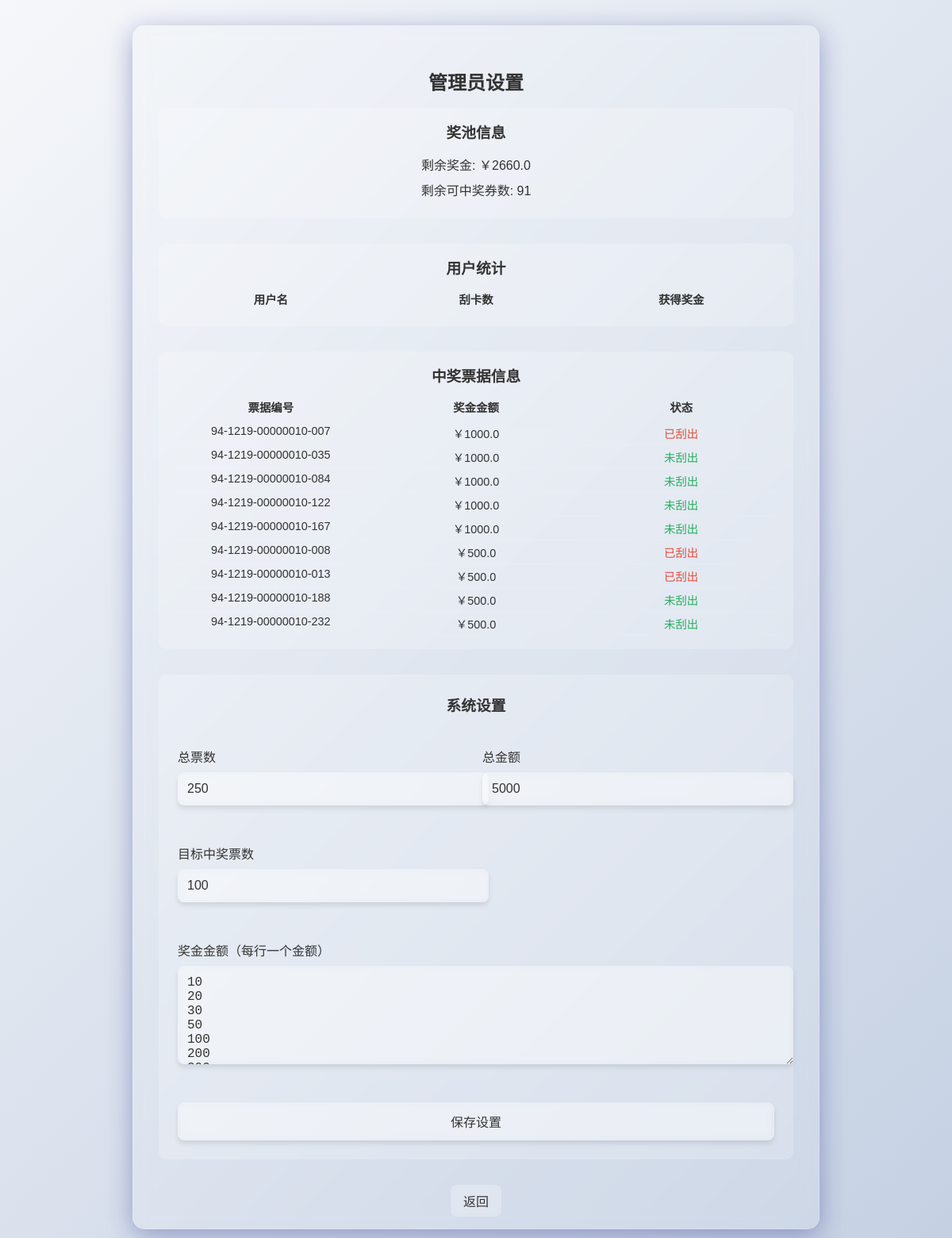
The app's page /admin/settings (signed in), older data.
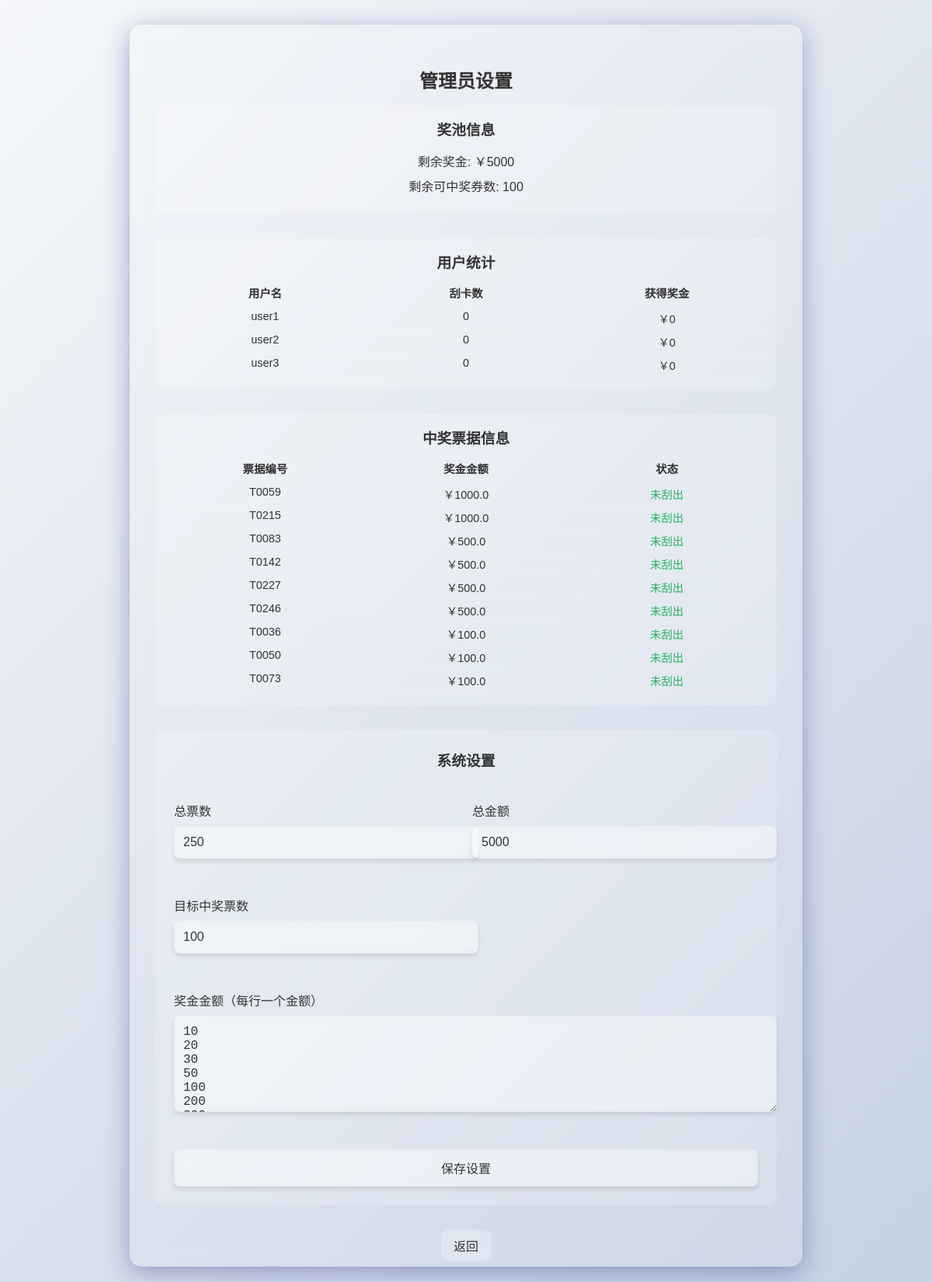
The same page, newer data.
### tables this page shows
CREATE TABLE tickets (
                id INTEGER PRIMARY KEY,
                ticket_number TEXT,
                amount REAL,
                is_selected INTEGER DEFAULT 0
            );

CREATE TABLE users (
                id INTEGER PRIMARY KEY,
                username TEXT UNIQUE,
                password TEXT,
                spent_amount REAL DEFAULT 0
            );

### app.py (the view, shortened to what this page needs)
@app.route('/admin/settings', methods=['GET', 'POST'])
def admin_settings():
    if 'admin' not in session:
        return redirect(url_for('admin'))
    try:
        with open('setting.json', 'r', encoding='utf-8') as f:
            settings = json.load(f)
    except FileNotFoundError:
        settings = {
            'total_tickets': 100,
            'total_amount': 10000,
            'target_winning_tickets': 50,
            'prize_amounts': [10, 20, 30, 50, 100, 200, 500, 1000]
        }
    user_stats = []
    remaining_prize_pool = 0
    remaining_winning_tickets = 0
    winning_tickets = []
    try:
        conn = sqlite3.connect('xx.sqlite')
        cursor = conn.cursor()
        cursor.execute('SELECT username FROM users')
        users = cursor.fetchall()
        cursor.execute('SELECT COUNT(*), COALESCE(SUM(amount), 0) FROM tickets WHERE is_selected = 1')
        total_scratched, total_winnings = cursor.fetchone()
        user_stats = []
        for user in users:
            user_stats.append((user[0], total_scratched or 0, total_winnings or 0))
        cursor.execute('SELECT COALESCE(SUM(amount), 0) FROM tickets WHERE is_selected = 1 AND amount > 0')
        won_amount = cursor.fetchone()[0] or 0
        remaining_prize_pool = settings['total_amount'] - won_amount
        cursor.execute('SELECT COUNT(*) FROM tickets WHERE is_selected = 1 AND amount > 0')
        won_tickets = cursor.fetchone()[0] or 0
        remaining_winning_tickets = settings['target_winning_tickets'] - won_tickets
        cursor.execute('SELECT ticket_number, amount, is_selected FROM tickets WHERE amount > 0 ORDER BY amount DESC, ticket_number')
        winning_tickets = cursor.fetchall()
        conn.close()
    except sqlite3.Error as e:
        print(f"查询统计信息错误: {e}")
    return render_template('admin_settings.html',
                         settings=settings,
                         user_stats=user_stats,
                         remaining_prize_pool=remaining_prize_pool,
                         remaining_winning_tickets=remaining_winning_tickets,
                         winning_tickets=winning_tickets)

### templates/admin_settings.html (shortened to what the changed rows need)
<!DOCTYPE html>
<html lang="zh-CN">
<head>
    <link rel="stylesheet" href="{{ url_for('static', filename='css/style.css') }}">
</head>
<body>
    <div class="glass-container">
        <h2>管理员设置</h2>
        <div style="margin-bottom: 2rem; padding: 1rem; background: rgba(255, 255, 255, 0.2); border-radius: 10px;">
            <h3 style="margin: 0 0 1rem 0; color: #333;">奖池信息</h3>
            <p style="margin: 0.5rem 0; color: #333;">剩余奖金: ￥{{ remaining_prize_pool }}</p>
            <p style="margin: 0.5rem 0; color: #333;">剩余可中奖券数: {{ remaining_winning_tickets }}</p>
        </div>
        <div style="margin-bottom: 2rem; padding: 1rem; background: rgba(255, 255, 255, 0.2); border-radius: 10px;">
            <div style="max-height: 200px; overflow-y: auto;">
                {% for user_stat in user_stats %}
                <div style="display: grid; grid-template-columns: 1fr 1fr 1fr; gap: 0.5rem; font-size: 0.9rem; padding: 0.25rem 0; border-bottom: 1px solid rgba(255, 255, 255, 0.1);">
                    <div style="color: #333;">{{ user_stat[0] }}</div>
                    <div style="color: #333;">{{ user_stat[1] }}</div>
                    <div style="color: #333;">￥{{ user_stat[2] }}</div>
                </div>
                {% endfor %}
            </div>
        </div>
        <div style="margin-bottom: 2rem; padding: 1rem; background: rgba(255, 255, 255, 0.2); border-radius: 10px;">
            <div style="max-height: 300px; overflow-y: auto;">
                {% for ticket in winning_tickets %}
                <div style="display: grid; grid-template-columns: 1fr 1fr 1fr; gap: 0.5rem; font-size: 0.9rem; padding: 0.25rem 0; border-bottom: 1px solid rgba(255, 255, 255, 0.1);">
                    <div style="color: #333;">{{ ticket[0] }}</div>
                    <div style="color: #333;">￥{{ ticket[1] }}</div>
                    <div style="color: {% if ticket[2] == 1 %} #e74c3c {% else %} #27ae60 {% endif %}">{{ '已刮出' if ticket[2] == 1 else '未刮出' }}</div>
                </div>
                {% endfor %}
            </div>
        </div>
    </div>
</body>
</html>

Row changes from the older to the newer data that the page shows:
no longer on this page (row edited): tickets: ticket_number "94-1219-00000010-007", amount "1000.0", is_selected "已刮出"
no longer on this page (row edited): tickets: ticket_number "94-1219-00000010-035", amount "1000.0", is_selected "未刮出"
no longer on this page (row edited): tickets: ticket_number "94-1219-00000010-084", amount "1000.0", is_selected "未刮出"
no longer on this page (row edited): tickets: ticket_number "94-1219-00000010-122", amount "1000.0", is_selected "未刮出"
no longer on this page (row edited): tickets: ticket_number "94-1219-00000010-167", amount "1000.0", is_selected "未刮出"
no longer on this page (row edited): tickets: ticket_number "94-1219-00000010-008", amount "500.0", is_selected "已刮出"
no longer on this page (row edited): tickets: ticket_number "94-1219-00000010-013", amount "500.0", is_selected "已刮出"
no longer on this page (row edited): tickets: ticket_number "94-1219-00000010-188", amount "500.0", is_selected "未刮出"
no longer on this page (row edited): tickets: ticket_number "94-1219-00000010-232", amount "500.0", is_selected "未刮出"
added users: username "user1", user_stat "0"
added users: username "user2", user_stat "0"
added users: username "user3", user_stat "0"
now on this page (row edited): tickets: ticket_number "T0059", amount "1000.0", is_selected "未刮出"
now on this page (row edited): tickets: ticket_number "T0215", amount "1000.0", is_selected "未刮出"
now on this page (row edited): tickets: ticket_number "T0083", amount "500.0", is_selected "未刮出"
now on this page (row edited): tickets: ticket_number "T0142", amount "500.0", is_selected "未刮出"
now on this page (row edited): tickets: ticket_number "T0227", amount "500.0", is_selected "未刮出"
now on this page (row edited): tickets: ticket_number "T0246", amount "500.0", is_selected "未刮出"
now on this page (row edited): tickets: ticket_number "T0036", amount "100.0", is_selected "未刮出"
now on this page (row edited): tickets: ticket_number "T0050", amount "100.0", is_selected "未刮出"
now on this page (row edited): tickets: ticket_number "T0073", amount "100.0", is_selected "未刮出"
Text that changed along with them:
{{ remaining_prize_pool }}: "2660.0" → "5000"
{{ remaining_winning_tickets }}: "91" → "100"
